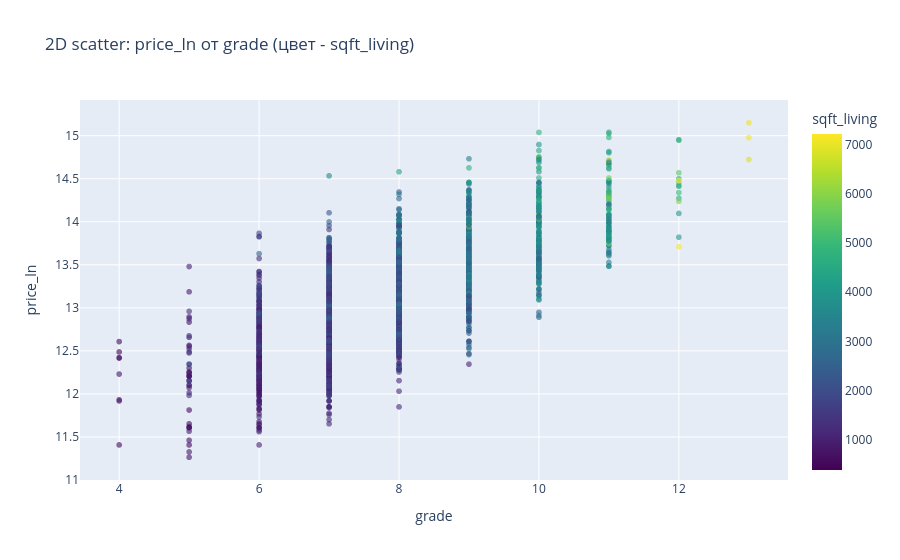
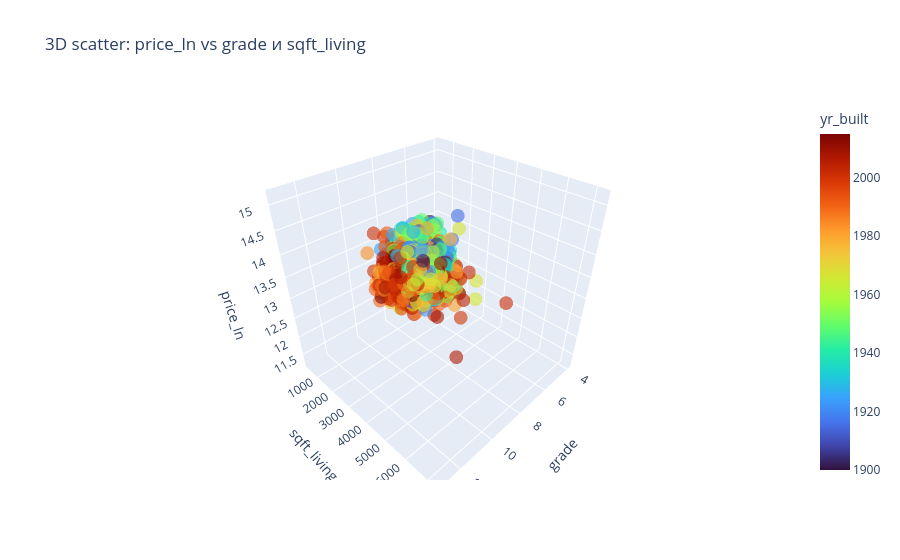

Write notebook code for charts like these, in order.
### Markdown cell above
Диаграмма рассеивания показывает взаимосвязь и характер зависимости между двумя числовыми переменными

### Code cell
corr_with_target = df.corr()['price_ln'].drop('price_ln').abs().sort_values(ascending=False)
top2 = corr_with_target.index[:2].tolist()
print('Два самых значимых признака:', top2)


# 2D scatter: x = sqft_living, y = price_ln, цвет = grade (второй значимый признак)
fig2d = px.scatter(
    df,
    x=top2[0],
    y='price_ln',
    color=top2[1],
    
    color_continuous_scale='Viridis',
    opacity=0.6,
    title=f'2D scatter: price_ln от {top2[0]} (цвет - {top2[1]})',
)
fig2d.show()

# 3D scatter: оси X = sqft_living, Y = grade, Z = price_ln
fig3d = px.scatter_3d(
    df,
    x=top2[0],
    y=top2[1],
    z='price_ln',
    color='yr_built',
    color_continuous_scale='Turbo',
    opacity=0.6,
    title=f'3D scatter: price_ln vs {top2[0]} и {top2[1]}',
)
fig3d.show()

### Figure 1 — Plotly figure (JSON) as saved in the notebook; plotly's stock layout.template omitted (floating-point values rounded to 4 significant figures; data arrays with more than 128 entries replaced by an {"elided": "..."} marker saying what was removed)
{"data": [{"hovertemplate": "grade=%{x}<br>price_ln=%{y}<br>sqft_living=%{marker.color}<extra></extra>", "legendgroup": "", "marker": {"color": {"elided": "4265 int values"}, "coloraxis": "coloraxis", "opacity": 0.6, "symbol": "circle"}, "mode": "markers", "name": "", "showlegend": false, "type": "scattergl", "x": {"elided": "4265 int values"}, "xaxis": "x", "y": {"elided": "4265 float values"}, "yaxis": "y"}], "layout": {"coloraxis": {"autocolorscale": false, "colorbar": {"title": {"text": "sqft_living"}}, "colorscale": [[0, "#440154"], [0.1111, "#482878"], [0.2222, "#3e4989"], [0.3333, "#31688e"], [0.4444, "#26828e"], [0.5556, "#1f9e89"], [0.6667, "#35b779"], [0.7778, "#6ece58"], [0.8889, "#b5de2b"], [1, "#fde725"]]}, "legend": {"tracegroupgap": 0}, "title": {"text": "2D scatter: price_ln от grade (цвет - sqft_living)"}, "xaxis": {"anchor": "y", "domain": [0, 1], "title": {"text": "grade"}}, "yaxis": {"anchor": "x", "domain": [0, 1], "title": {"text": "price_ln"}}}}

### Figure 2 — Plotly figure (JSON) as saved in the notebook; plotly's stock layout.template omitted (floating-point values rounded to 4 significant figures; data arrays with more than 128 entries replaced by an {"elided": "..."} marker saying what was removed)
{"data": [{"hovertemplate": "grade=%{x}<br>sqft_living=%{y}<br>price_ln=%{z}<br>yr_built=%{marker.color}<extra></extra>", "legendgroup": "", "marker": {"color": {"elided": "4265 int values"}, "coloraxis": "coloraxis", "opacity": 0.6, "symbol": "circle"}, "mode": "markers", "name": "", "scene": "scene", "showlegend": false, "type": "scatter3d", "x": {"elided": "4265 int values"}, "y": {"elided": "4265 int values"}, "z": {"elided": "4265 float values"}}], "layout": {"coloraxis": {"autocolorscale": false, "colorbar": {"title": {"text": "yr_built"}}, "colorscale": [[0, "#30123b"], [0.07143, "#4145ab"], [0.1429, "#4675ed"], [0.2143, "#39a2fc"], [0.2857, "#1bcfd4"], [0.3571, "#24eca6"], [0.4286, "#61fc6c"], [0.5, "#a4fc3b"], [0.5714, "#d1e834"], [0.6429, "#f3c63a"], [0.7143, "#fe9b2d"], [0.7857, "#f36315"], [0.8571, "#d93806"], [0.9286, "#b11901"], [1, "#7a0402"]]}, "legend": {"tracegroupgap": 0}, "scene": {"domain": {"x": [0, 1], "y": [0, 1]}, "xaxis": {"title": {"text": "grade"}}, "yaxis": {"title": {"text": "sqft_living"}}, "zaxis": {"title": {"text": "price_ln"}}}, "title": {"text": "3D scatter: price_ln vs grade и sqft_living"}}}
